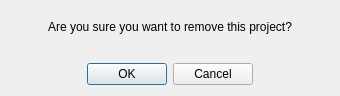
<?xml version="1.0" encoding="UTF-8"?>
<ui version="4.0">
 <class>dialog_remove</class>
 <widget class="QDialog" name="dialog_remove">
  <property name="windowModality">
   <enum>Qt::WindowModal</enum>
  </property>
  <property name="enabled">
   <bool>true</bool>
  </property>
  <property name="geometry">
   <rect>
    <x>0</x>
    <y>0</y>
    <width>340</width>
    <height>96</height>
   </rect>
  </property>
  <property name="sizePolicy">
   <sizepolicy hsizetype="Fixed" vsizetype="Fixed">
    <horstretch>0</horstretch>
    <verstretch>0</verstretch>
   </sizepolicy>
  </property>
  <property name="maximumSize">
   <size>
    <width>340</width>
    <height>122</height>
   </size>
  </property>
  <property name="windowTitle">
   <string>Remove project</string>
  </property>
  <property name="modal">
   <bool>false</bool>
  </property>
  <layout class="QVBoxLayout" name="verticalLayout">
   <item>
    <widget class="QLabel" name="label">
     <property name="text">
      <string>Are you sure you want to remove this project?</string>
     </property>
     <property name="alignment">
      <set>Qt::AlignCenter</set>
     </property>
    </widget>
   </item>
   <item>
    <spacer name="verticalSpacer">
     <property name="orientation">
      <enum>Qt::Vertical</enum>
     </property>
     <property name="sizeType">
      <enum>QSizePolicy::Fixed</enum>
     </property>
     <property name="sizeHint" stdset="0">
      <size>
       <width>20</width>
       <height>14</height>
      </size>
     </property>
    </spacer>
   </item>
   <item>
    <widget class="QDialogButtonBox" name="buttonBox">
     <property name="orientation">
      <enum>Qt::Horizontal</enum>
     </property>
     <property name="standardButtons">
      <set>QDialogButtonBox::Cancel|QDialogButtonBox::Ok</set>
     </property>
     <property name="centerButtons">
      <bool>true</bool>
     </property>
    </widget>
   </item>
  </layout>
 </widget>
 <resources/>
 <connections>
  <connection>
   <sender>buttonBox</sender>
   <signal>accepted()</signal>
   <receiver>dialog_remove</receiver>
   <slot>accept()</slot>
   <hints>
    <hint type="sourcelabel">
     <x>248</x>
     <y>254</y>
    </hint>
    <hint type="destinationlabel">
     <x>157</x>
     <y>274</y>
    </hint>
   </hints>
  </connection>
  <connection>
   <sender>buttonBox</sender>
   <signal>rejected()</signal>
   <receiver>dialog_remove</receiver>
   <slot>reject()</slot>
   <hints>
    <hint type="sourcelabel">
     <x>316</x>
     <y>260</y>
    </hint>
    <hint type="destinationlabel">
     <x>286</x>
     <y>274</y>
    </hint>
   </hints>
  </connection>
 </connections>
</ui>
